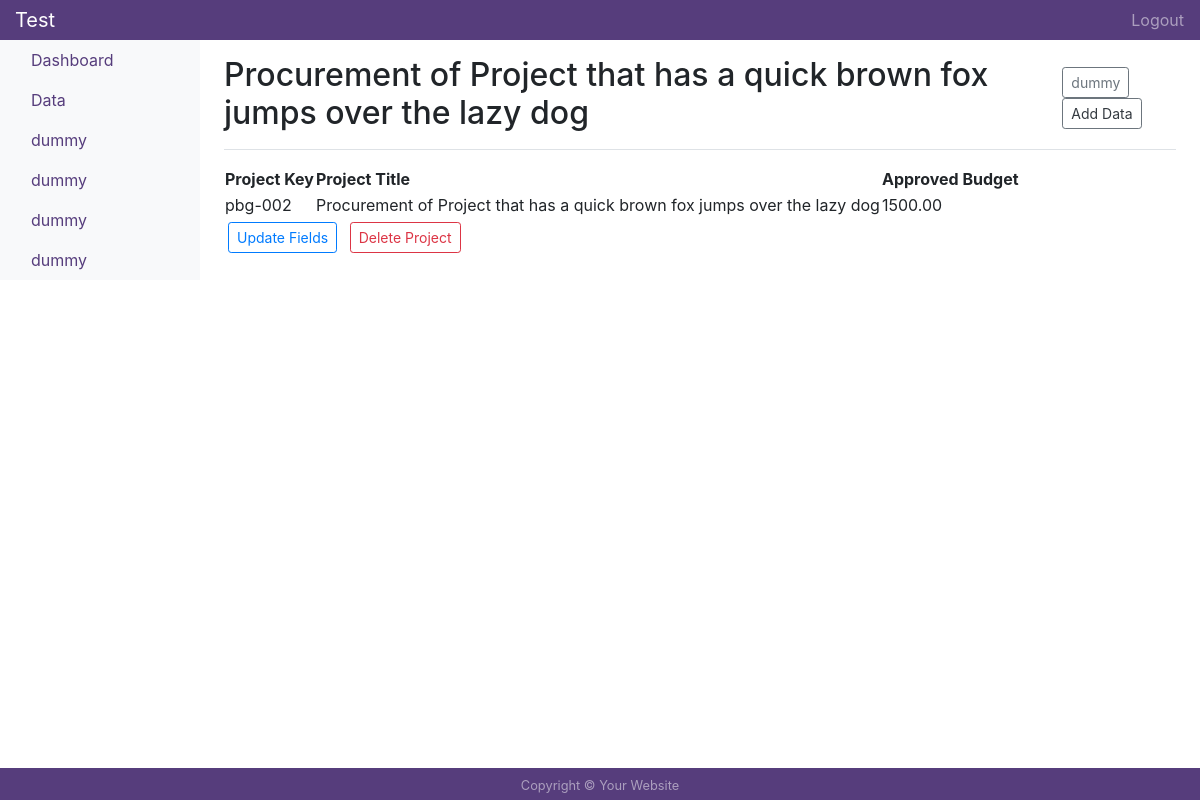
Page /datas/2 (signed in) on the committed database.
### apptest/models.py (models this page shows, shortened)
class ProjectData(db.Model):
    id = db.Column(db.Integer, primary_key=True)
    proj_key = db.Column(db.String(20), unique=True, nullable=False)
    proj_title = db.Column(db.String(180), unique=False, nullable=False)
    aprvd_budget = db.Column(db.Numeric(10, 2), nullable=False)

### apptest/projects/routes.py (the view)
@projects.route("/datas/<int:proj_id>")
@login_required
def proj(proj_id):
    proj = ProjectData.query.get_or_404(proj_id)
    return render_template("proj.html", title=proj.proj_title, proj=proj)

### apptest/models.py (called while the page is built)
@login_manager.user_loader
def login_manager(user_id):
    return User.query.get(int(user_id))

### apptest/templates/proj.html (shortened to what this page needs)
{% extends "_layout.html" %}
{% block content %}
<table>
    <tr>
        <th>Project Key</th>
        <th>Project Title</th>
        <th>Approved Budget</th>
    </tr>
    <tr>
        <td>{{ proj.proj_key }}</td>
        <td>{{ proj.proj_title }}</td>
        <td>{{ proj.aprvd_budget }}</td>
    </tr>
</table>
<div>
    <a class="btn btn-sm btn-outline-primary m-1" href="{{ url_for('projects.proj_update', proj_id=proj.id)}}">Update
        Fields</a>
    <button type="button" class="btn btn-sm btn-outline-danger m-1" data-toggle="modal"
        data-target="#deleteModal">Delete Project</button>
</div>
{% endblock content %}

### apptest/templates/_layout.html (shortened to what this page needs)
<!DOCTYPE html>
<html lang="en">
<head>
    <link rel="stylesheet" href="https://stackpath.bootstrapcdn.com/bootstrap/4.5.2/css/bootstrap.min.css"
>
</head>
<body>
    <div class=" fixed-top container justify-content-center col-md-2 text-center p-1">
    </div>
    <nav class="navbar navbar-dark sticky-top flex-md-nowrap p-0" style="background-color: #563d7c;">
        <a class="navbar-brand col-sm-3 col-md-2 mr-0" href="#">Test</a>
        <ul class="navbar-nav px-3">
            <li class="nav-item text-nowrap">
                <a class="nav-link" href="{{ url_for('users.logout') }}">Logout</a>
            </li>
        </ul>
    </nav>
    <div class="container-fluid">
        <div class="row">
            <nav class="col-md-2 d-none d-md-block bg-light sidebar">
                <div class="sidebar-sticky">
                    <ul class="nav flex-column">
                        <li class="nav-item">
                            <a class="nav-link" style="color: #563d7c;"
                                href="{{ url_for('main.dashboard')}}">Dashboard</a>
                        </li>
                        <li class="nav-item">
                            <a class="nav-link" style="color: #563d7c;" href="{{ url_for('main.datas') }}">Data</a>
                        </li>
                        <li class="nav-item">
                            <a class="nav-link" style="color: #563d7c;" href="#">dummy</a>
                        </li>
                        <li class="nav-item">
                            <a class="nav-link" style="color: #563d7c;" href="#">dummy</a>
                        </li>
                        <li class="nav-item">
                            <a class="nav-link" style="color: #563d7c;" href=" #">dummy</a>
                        </li>
                        <li class="nav-item">
                            <a class="nav-link" style="color: #563d7c;" href=" #">dummy</a>
                        </li>
                    </ul>
                </div>
            </nav>
            <main role="main" class="col-md-9 ml-sm-auto col-lg-10 pt-3 px-4">
                {% block content_title %}
                <div
                    class="d-flex justify-content-between flex-wrap flex-md-nowrap align-items-center pb-2 mb-3 border-bottom">
                    <h1 class="h2">{{ title }}</h1>
                    <div class="btn-toolbar mb-2 mb-md-0">
                        <div class="btn-group mr-2">
                            <button class="btn btn-sm btn-outline-secondary">dummy</button>
                        </div>
                        <div>
                            <button class="btn btn-sm btn-outline-secondary">
                                <a class="text-dark" href="{{ url_for('projects.add_data')}}">Add Data</a>
                            </button>
                        </div>
                    </div>
                </div>
                {% endblock %}
                {% block content %} {% endblock %}
            </main>
        </div>
    </div>
    <footer class="py-1 text-white-50 fixed-bottom" style="background-color: #563d7c;">
        <div class="container text-center">
            <small>Copyright &copy; Your Website</small>
        </div>
    </footer>
</body>
</html>

### rows in the picture
ProjectData: proj_title "Procurement of Project that has a quick brown fox jumps over the lazy dog", proj_key "pbg-002", aprvd_budget "1500.00"
